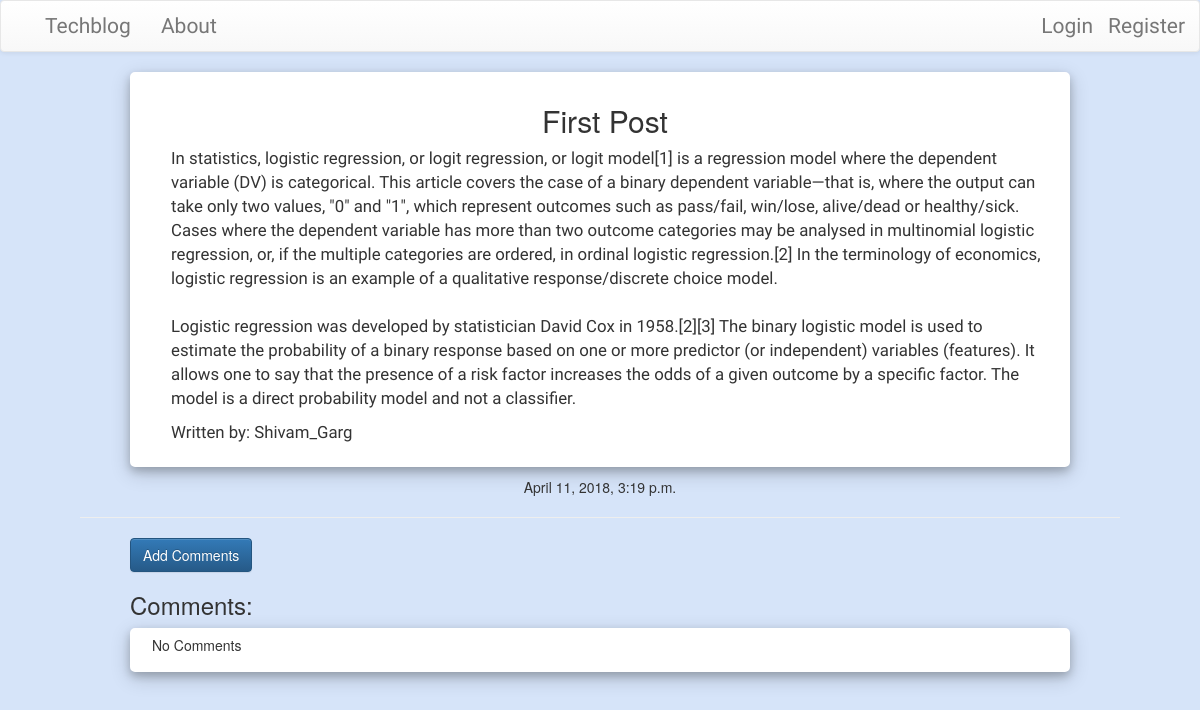
The page /post/7/ on the database as committed earlier.
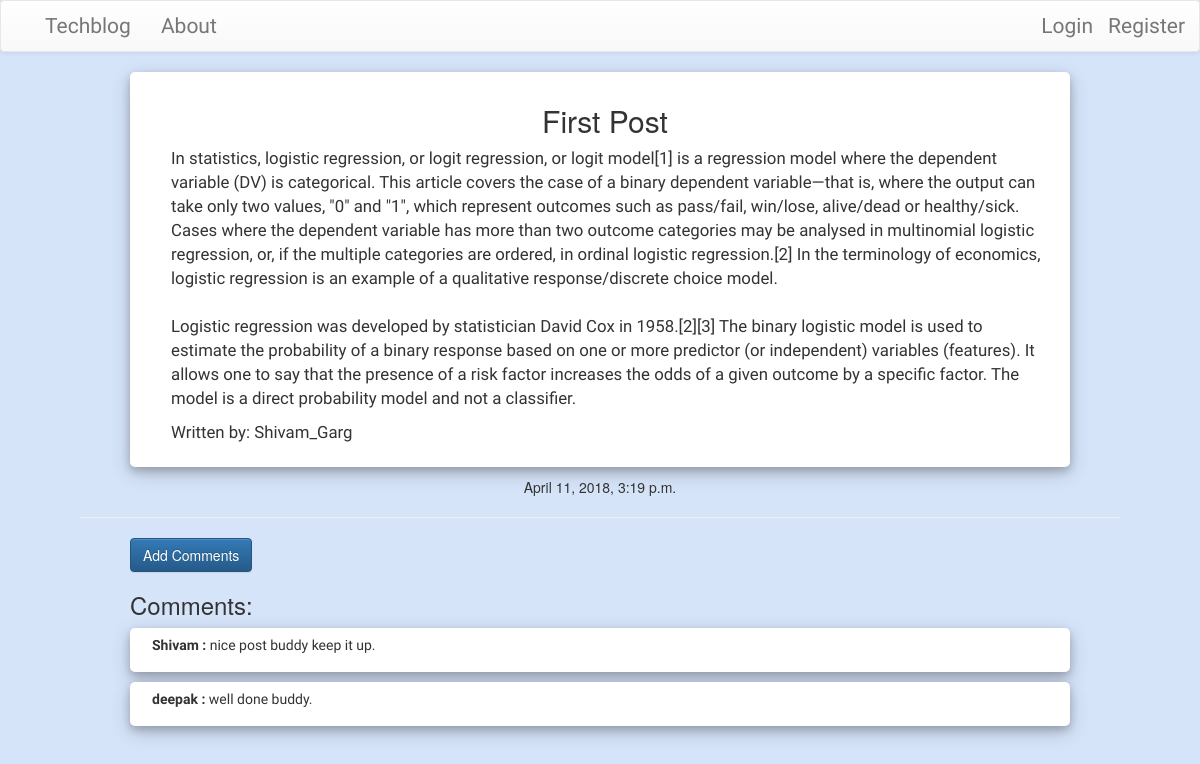
The same page on the database as committed later.
### blog/models.py (models this page shows, shortened)
class Comment(models.Model):
    post = models.ForeignKey('blog.Post', related_name='comments',on_delete=models.CASCADE)
    author = models.CharField(max_length=200)
    text = models.TextField()
    created_date = models.DateTimeField(default=timezone.now)

### blog/views.py (the view)
# urls.py: path('post/<int:pk>/',views.PostDetailView.as_view(),name='post_detail'),
class PostDetailView(DetailView):
    model= Post

### blog/templates/blog/post_detail.html (shortened to what this page needs)
{% extends "blog/base.html" %}
{% block content %}
<div class="centerstage">
  <div class="extra">
    <h2 class="text-center">{{post.title}}</h2>
    <p class="postcontent">{{post.text|safe|linebreaksbr}}</p>
    <p class="postcontent">Written by: {{post.author}}</p>
  </div>
  <div class="">
    {% if post.published_date %}
      <div class="date postdate">
        {{post.published_date}}
      </div>
    {% else %}
      <a class="centerstage btn btn-primary" href="{% url 'post_publish' pk=post.pk %}">Publish</a>
    {% endif %}
  </div>
  <div class="">
    <hr>
    <a class='centerstage btn btn-primary btn comment' href="{%url 'add_comment_to_post' pk=post.pk %}">Add Comments</a>
  </div>
  <h3 class='centerstage'>Comments:</h3>
  {%if not post.comments.count %}
  <div class="extra2">
    <p>No Comments</p>
  </div>
  {% else %}
  {% for comment in post.comments.all %}
    <div class=" extra2 ">
      <p class="comments"><strong>{{comment.author}} :</strong> {{comment.text}}</p>
    </div>
  {%  endfor %}
  {% endif %}
</div>
{% endblock %}

Rows that differ between the two databases and show on the page:
added Comment: author "Shivam", text "nice post buddy keep it up."
added Comment: author "deepak", text "well done buddy."
Other text that changed with them:
text no longer shown: "No Comments"
